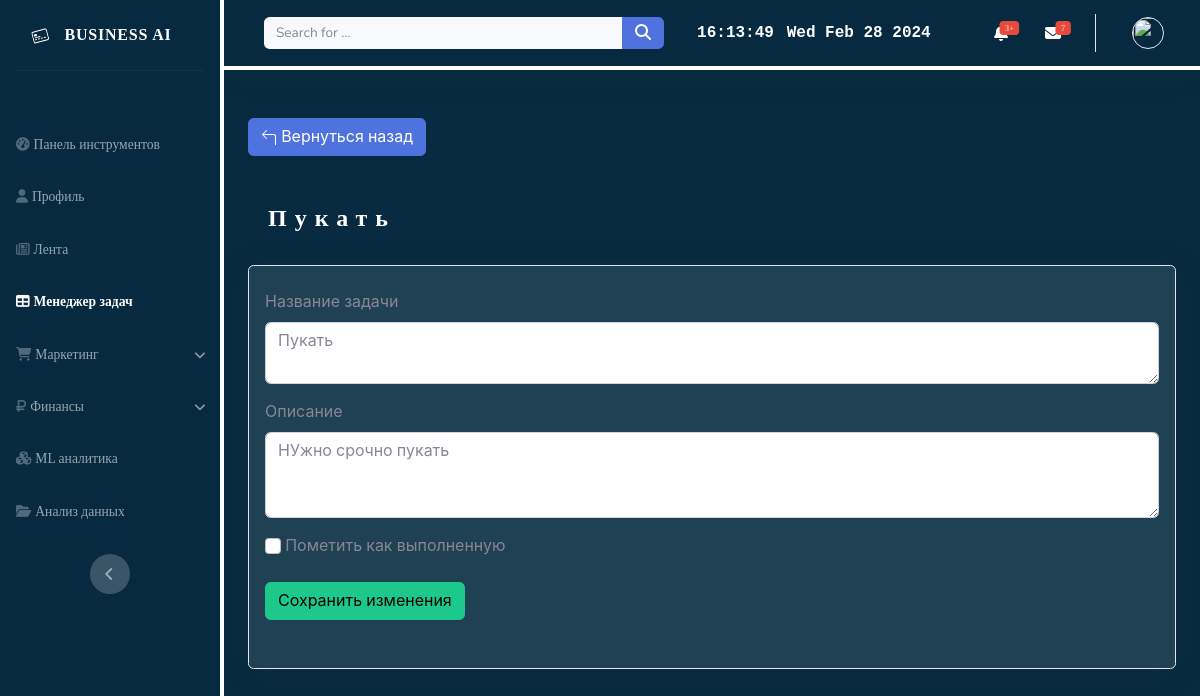
Page /to_do/task-update/10/ on the earlier database version.
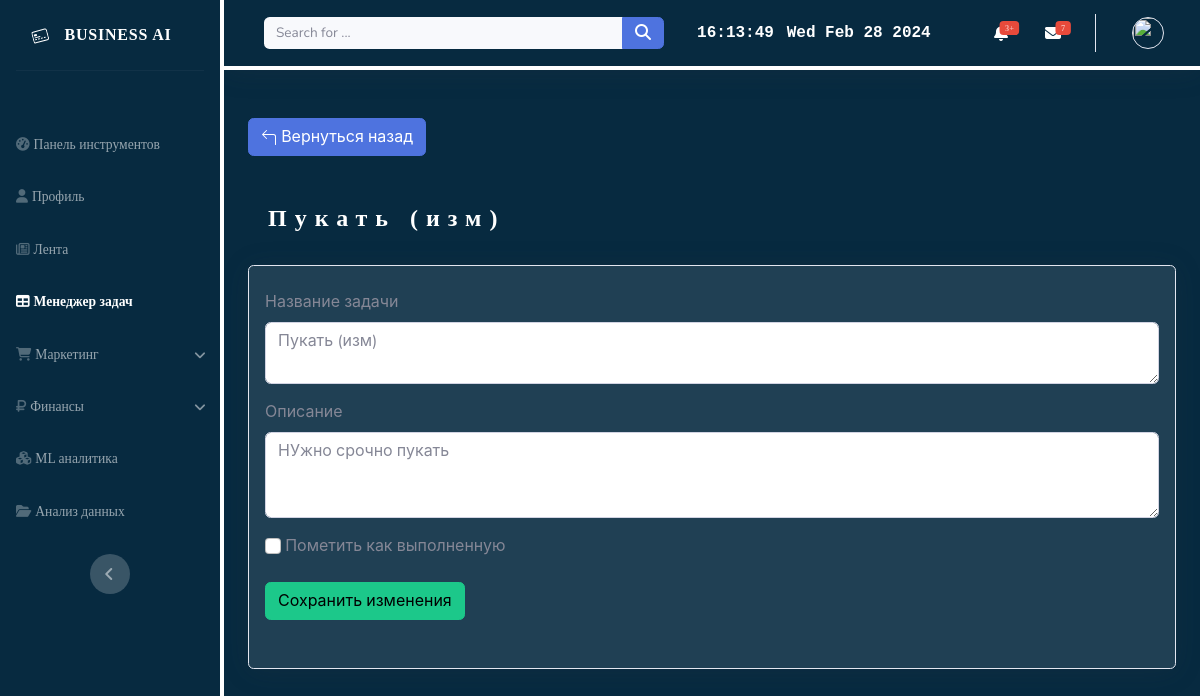
Same page on the later database version.
### to_do_list/models.py (models this page shows, shortened)
class Task(models.Model):
    user = models.ForeignKey(User, on_delete=models.CASCADE, null=True, blank=True)
    title = models.CharField(max_length=200, null=True, blank=True)
    description = models.TextField(null=True, blank=True)
    complete = models.BooleanField(default=False)
    create = models.DateTimeField(auto_now_add=True)
    class Meta:
        ordering = ['complete']

### to_do_list/views.py (the view)
# urls.py: path('task-update/<int:pk>/', TaskUpdate.as_view(), name='task-update'),
class TaskUpdate(UpdateView):
    model = Task
    template_name = 'to_do_list/task_form.html'
    fields = [
        'title',
        'description',
        'complete'
    ]
    success_url = reverse_lazy('to_do_list:task_list')

### to_do_list/templates/to_do_list/task_form.html (shortened to what this page needs)
{% extends 'to_do_list/template_to_do_list.html' %}
{% block content %}
<div class="row-2 justify-content-start mb-5">
    <a href="{% url 'to_do_list:task_list' %}">
        <button type="button my-2" class="btn btn-primary">
                Вернуться назад
        </button>
    </a>
</div>
{% if task %}
<div class="d-sm-flex justify-content-between align-items-center mb-4">
    <h3 class="mb-2">{{ task.title }}</h3>
</div>
{% else %}
<div class="d-sm-flex justify-content-between align-items-center mb-4">
    <h3 class="mb-2">Добавление новой задачи</h3>
</div>
{% endif %}
<form method="POST" action="">
    <div class="row">
        <div class="col-md-12 col-xl-12 mb-4">
            <div class="widget card shadow border-start-primary py-2">
                <div class="card-body">
                    <div class="mb-3">
                        <label for="id_title" class="form-label">Название задачи</label>
                        <textarea type="text" name="title" class="form-control" id="id_title" placeholder="Введите название задачи...">{{task.title}}</textarea>
                    </div>
                    <div class="mb-3">
                        <label for="id_description" class="form-label">Описание</label>
                        <textarea type="text" name="description" class="form-control" id="id_description" rows="3" placeholder="Введите описание задачи...">{{task.description}}</textarea>
                    </div>
                    <div class="mb-3">
                        {% if task.complete %}
                        <input class="form-check-input" name="complete" type="checkbox" id="id_complete" checked>
                        <label class="form-check-label" for="id_complete">
                            Пометить как выполненную
                        </label>
                        {% else %}
                        <input class="form-check-input" name="complete" type="checkbox" id="id_complete">
                        <label class="form-check-label" for="id_complete">
                            Пометить как выполненную
                        </label>
                        {% endif %}
                    </div>
                    <div class="mb-3">
                        {% if task %}
                        <button class="btn btn-success mt-2 mb-2" type="submit" value="submit">Сохранить изменения</button>
                        {% else %}
                        <button class="btn btn-primary mt-2 mb-2" type="submit" value="submit">Добавить задачу</button>
                        {% endif %}
                    </div>
                </div>
            </div>
        </div>
    </div>
</form>
{% endblock %}

Differences in the rows shown:
changed Task "НУжно срочно пукать": title "Пукать" → "Пукать (изм)"
